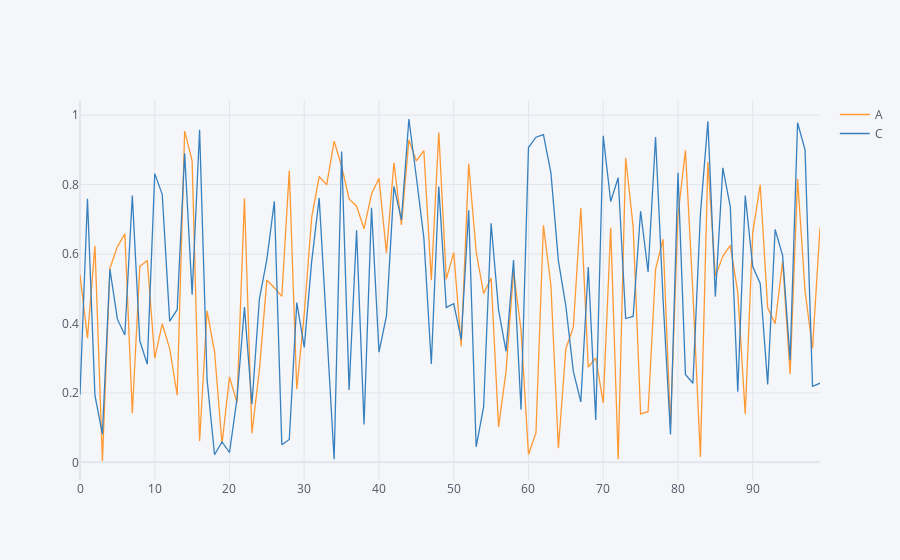

Notebook cell for this chart:
### Markdown cell above
#### 1-7 (추가) A, C열 그려보기

### Code cell
df[ ["A", "C"] ].iplot(kind='line')
